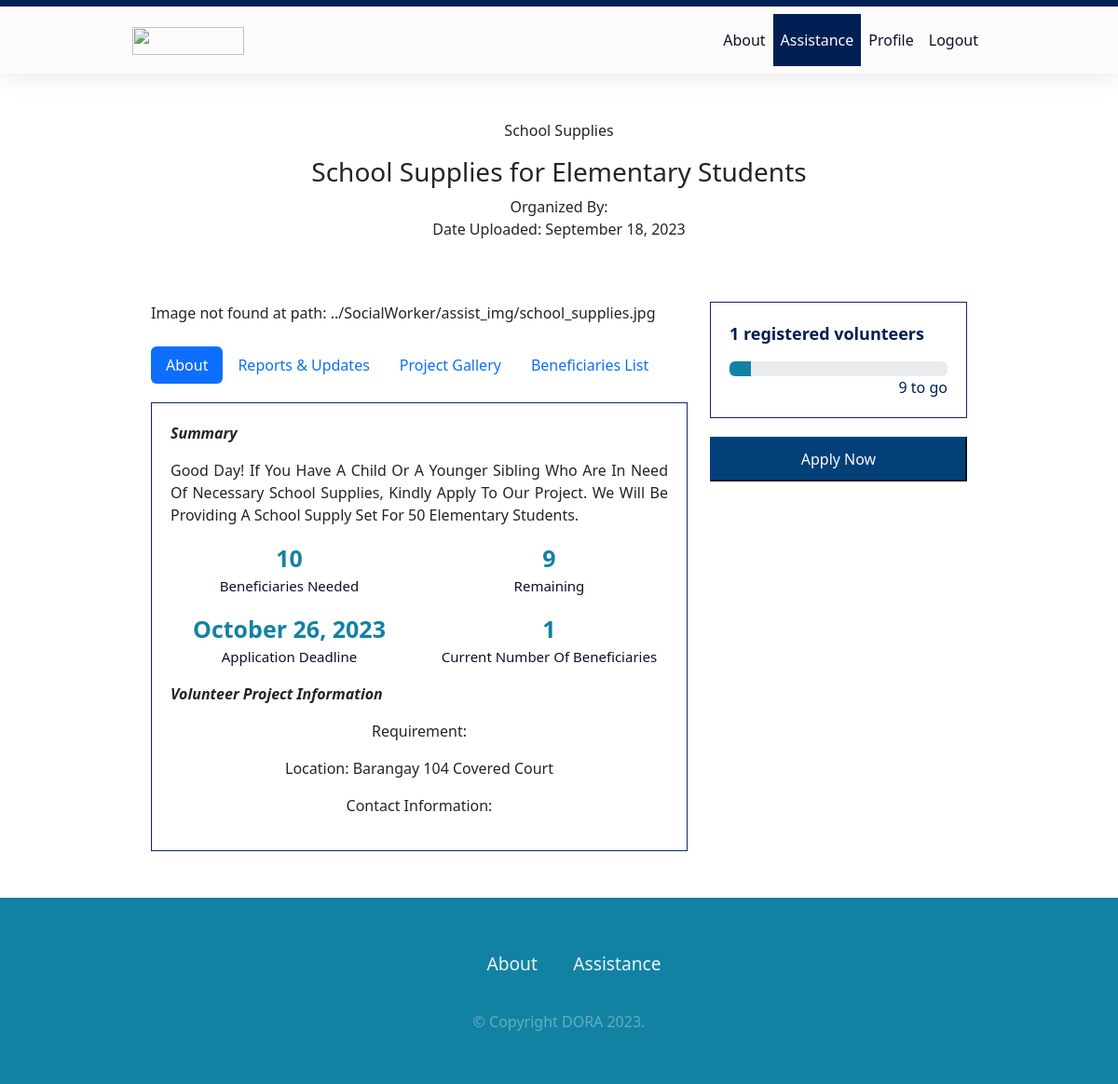
Page /Views/Assistance/assistance_projects.php?id=2 (signed in) on the committed database.
### tables this page shows
CREATE TABLE `tbl_assistance` (
  `assistance_id` int(11) NOT NULL,
  `sw_id` int(11) NOT NULL,
  `title` varchar(100) NOT NULL,
  `image` varchar(200) NOT NULL,
  `category` varchar(100) NOT NULL,
  `avail_slot` int(11) NOT NULL,
  `uploadDate` varchar(100) NOT NULL,
  `deadline` varchar(50) NOT NULL,
  `text` varchar(200) NOT NULL,
  `location` varchar(100) NOT NULL,
  `proj_stat` text NOT NULL
);

### Views/Assistance/assistance_projects.php (the view, shortened to what this page needs)
<?php include 'includes/config.php';?>
<!DOCTYPE html>
<html lang="en">
<head>
    <link rel="stylesheet" href="css/donation.css">
    <link rel="stylesheet" href="css/dn-fullproject.css">
    <link rel="stylesheet" href="https://cdnjs.cloudflare.com/ajax/libs/font-awesome/6.0.0-beta2/css/all.min.css" />
    <link href="https://cdn.jsdelivr.net/npm/bootstrap@5.3.0-alpha3/dist/css/bootstrap.min.css" rel="stylesheet">
</head>
<body>
    <nav class="navbar navbar-expand-lg fixed-top">
        <div class="container">
            <a href="index.php" class="navbar-brand"><img src="dora_logo.png" width="120" height="30" ></a>
            <div class="collapse navbar-collapse" id="navbarNav">
                <?php echo'
                 <ul class="navbar-nav ms-auto">
                 <li class="nav-item">
                     <a class="nav-link" href="about.php">About</a>
                 </li>
                 <li class="nav-item">
                     <a class="nav-link active" href="assistance.php">Assistance</a>
                 </li>
                 <li class="nav-item">
                     <a class="nav-link" href="a_userdashboard.php">Profile</a>
                 </li>
                 <li class="nav-item">
                    <a class="nav-link" href="logout.php">Logout</a>
                 </li>
             </ul>
                '?>
            </div>
        </div>
    </nav>
    <?php
        $id = $_GET['id'];
    $sql = "SELECT tbl_assistance.*, tbl_sw_accs.*, tbl_assistance.image AS assistance_image
        FROM tbl_assistance
        RIGHT JOIN tbl_sw_accs ON tbl_assistance.sw_id = tbl_sw_accs.sw_id
        WHERE tbl_assistance.assistance_id = '$id'";
        $result = mysqli_query($conn, $sql);
    ?>
    <?php
        $sql2 = "SELECT appli_id, assistance_id FROM tbl_applicants WHERE assistance_id = $id AND stat = 'Verified' GROUP BY appli_id";
        $mysqliStatus = $conn->query($sql2);
        $assist_count = mysqli_num_rows($mysqliStatus);
        while ($row = mysqli_fetch_array($result)){
            $percentage = ($assist_count / $row['avail_slot']) * 100;
            $remaining = $row['avail_slot'] - $assist_count;
    ?>
        <div class="title text-center">
            <br><br>
            <p><?php echo $row['category']; ?></p>
            <h3><?php echo $row['title']; ?></h3>
            <p>Organized By: <?php echo $row['fname'] . ' ' . $row['mname'] . ' ' . $row['lname']; ?>
 <br> Date Uploaded: <?php echo date('F j, Y', strtotime($row['uploadDate'])); ?> </p>
        </div>
        <div class="container w-75 content">
            <div class="row">
                <div class="col-lg-8">
                    <div class="proj-img">
    <?php
    $imagePath = '../SocialWorker/assist_img/' . $row['assistance_image'];
    if (file_exists($imagePath)) {
        echo '<img src="' . $imagePath . '" style="width:100%">';
    } else {
        echo 'Image not found at path: ' . $imagePath;
    }
    ?>
</div>
                    <br>
                    <ul class="nav nav-pills mb-3" id="pills-tab" role="tablist">
                        <li class="nav-item" role="presentation">
                            <button class="nav-link active" id="pills-about-tab" data-bs-toggle="pill" data-bs-target="#pills-about" type="button" role="tab" aria-controls="pills-about" aria-selected="true">About</button>
                        </li>
                        <li class="nav-item" role="presentation">
                            <button class="nav-link" id="pills-reports-tab" data-bs-toggle="pill" data-bs-target="#pills-reports" type="button" role="tab" aria-controls="pills-reports" aria-selected="false">Reports & Updates</button>
                        </li>
                        <li class="nav-item" role="presentation">
                            <button class="nav-link" id="pills-gallery-tab" data-bs-toggle="pill" data-bs-target="#pills-gallery" type="button" role="tab" aria-controls="pills-gallery" aria-selected="false">Project Gallery</button>
                        </li>
                        <li class="nav-item" role="presentation">
                            <a href="/Views/SocialWorker/report_assist_list.php?id=<?php echo $id; ?>" target="_blank" class="nav-link">Beneficiaries List</a>
                        </li>
                    </ul>
                    <div class="tab-content" id="pills-tabContent">
                        <div class="tab-pane fade show active" id="pills-about" role="tabpanel" aria-labelledby="pills-about-tab" tabindex="0">
                            <div class="proj-desc">
                                <p><i><b>Summary</b></i></p>
                                <div class="details">
                                    <p><?php echo $row['text']; ?></p>
                                </div>
                                <div class="goal">
                                    <div class="row">
                                        <div class="col-6">
                                            <div class="row"> <b><?php echo $row['avail_slot']; ?></b></div>
                                            <div class="row"> <p class="par"> Beneficiaries Needed </p></div>
                                            <div class="row"> <b><?php echo date('F j, Y', strtotime($row['deadline'])); ?></b></div>
                                            <div class="row"> <p class="par"> Application Deadline </p></div>
                                        </div>
                                        <div class="col-6">
                                            <?php if ($assist_count >= $row['avail_slot']){ ?>
                                                <div class="row"> <span>&#10003;</span> </div>
                                                <div class="row"> <p class="par"> Goal Reached! </p></div>
                                            <?php } else { ?>
                                                <div class="row"> <b> <?php echo number_format($remaining); ?> </b></div>
                                                <div class="row"> <p class="par"> Remaining </p></div>
                                            <?php } ?>
                                            <div class="row"> <b><?php echo $assist_count; ?></b></div>
                                            <div class="row"> <p class="par"> Current Number of Beneficiaries </p></div>
                                        </div>
                                    </div>
                                </div>
                                <p><i><b>Volunteer Project Information</b></i></p>
                                <div class="additional">
                                    <p>Requirement: <b><?php echo $row['requirement']; ?></b></p>
                                    <p>Location: <b><?php echo $row['location']; ?></p></b>
                                    <p>Contact Information: <b><?php echo $row['full_contact']; ?></p></b>
                                </div>
                            </div>
                        </div>
                    </div>
                </div>
                <div class="col-4">
                   <div class = "box">
                        <p class = "progress-raised"> <?php echo $assist_count; ?> registered volunteers</p>
                        <div class="progress" role="progressbar" aria-valuenow="25" aria-valuemin="0" aria-valuemax="100">
                            <div class="progress-bar" style="width: <?php echo $percentage; ?>%"></div>
                        </div>
                        <?php if ($assist_count >= $row['avail_slot']){ ?>
                            <p class="progress-to-go">Goal Reached!</p>
                        <?php } else { ?>
                            <p class = "progress-to-go"> <?php echo $remaining; ?> to go </p>
                        <?php } ?>
                    </div>
                    <div class="donate-now">
                            <a href = assist_appform.php?id=<?php echo $id; ?>><button class="btn-don">Apply Now</button></a>
                    </div>
                </div>
            </div>
        </div>
    <?php
    }
    ?>
    <footer class="sticky-footer">
        <ul>
            <li><a href="about.php">About</a></li>
            <li><a href="social_assistance.php">Assistance</a></li>
        </ul>
        <p> © Copyright DORA 2023.</p>
    </footer>
</body>
</html>

### Views/Assistance/css/donation.css (style rules this page uses)
body { background-color:#d3d0d0; padding-top: 80px; }
.navbar .navbar-nav .nav-link { color: #0A1128; }
.navbar .navbar-nav .nav-link.active { background-color: #001F54; color: #FEFCFB; }
.navbar .navbar-brand { padding-left: 100px; }
@media only screen and (min-width: 992px) { .navbar { padding: 0; } }
@media only screen and (min-width: 992px) { .navbar .navbar-collapse .navbar-nav { margin-right: 100px; } }
.navbar-expand-lg { background: #FEFCFB; border-top: 7px solid #001F54; -webkit-box-shadow: 0 1px 30px rgba(0, 0, 0, 0.1); -moz-box-shadow: 0 1px 30px rgba(0, 0, 0, 0.1); box-shadow: 0 1px 30px rgba(0, 0, 0, 0.1); padding-top: 0; padding-bottom: 0; margin-top: 0; margin-bottom: 0; }
.navbar .navbar-nav .nav-link { padding: 1em 0.7em; transition: all 0.5s; }
.content { padding-top: 50px; padding-bottom: 50px; }
footer p { padding:0; font-size: 0.8em; color: hsla(0, 50%, 100%, 0.35); margin: 1em 0; font-size: 1rem; }
footer ul { list-style: none; display: flex; margin: 1em 0; }
footer ul li a { padding: 1em; text-decoration: none; color: rgba(255, 255, 255, 0.904); transition: 100ms; }
footer { width: 100%; background: #1282A2; color: #fff; display: grid; place-items: center; padding: 2em; font-size: 1.2rem; }
body { min-height: 100vh; }
.sticky-footer { position: sticky; top: 100%; }
.box .progress-raised { font-size: large; font-weight: 600; color: #001F54; }
.box .progress-to-go { font-size: medium; font-weight: 400; text-align: right; color: #001F54; margin-bottom: 0; }
.box .progress .progress-bar { background-color: #1282A2; }

### Views/Assistance/css/dn-fullproject.css (style rules this page uses)
.box { border: 1px solid #11256e; padding: 20px; }
.donate-now .btn-don { background-color: #034078; color: #FEFCFB; margin-top: 20px; width: 100%; padding: 10px; transition-duration: 0.4s; border-color: #034078; }
.proj-img { width: 100%; }
.proj-desc { border: 1px solid #11256e; padding: 20px; margin-top: 20px; }
.proj-desc .details { text-align: left; font-size: 16px; font-weight: lighter; text-transform: capitalize; text-align: justify; text-justify: inter-word; }
.proj-desc .goal { text-align: center; font-size: 25px; font-weight: 200px; text-transform: capitalize; color: #1282A2; }
.proj-desc .goal .par { text-align: center; font-size: 15px; font-weight: 200px; color: #0A1128; }
.proj-desc .additional { text-align: center; font-size: 16px; font-weight: lighter; }

### rows in the picture
tbl_assistance: category "School Supplies", title "School Supplies for Elementary Students", uploadDate "September 18, 2023", image "../SocialWorker/assist_img/school_supplies.jpg", text "Good Day! If You Have A Child Or A Younger Sibling Who Are In Need Of Necessary School Supplies, Kindly Apply To Our Project. We Will Be Providing A School Supply Set For 50 Elementary Students.", avail_slot "10", deadline "October 26, 2023", avail_slot "9", location "Barangay 104 Covered Court"
